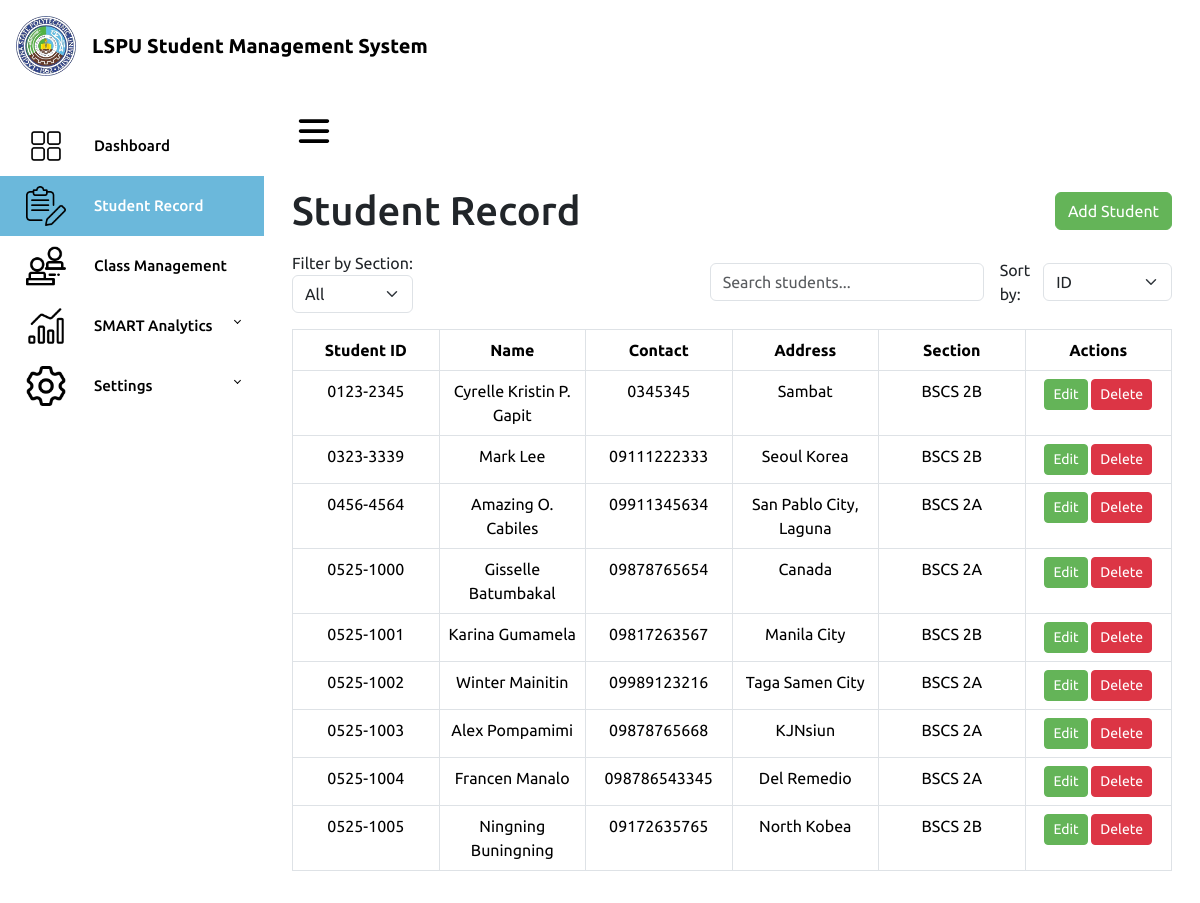
The page /studentlist/ on the database its author committed.
### SMSapp/models.py (models this page shows, shortened)
class Student(models.Model):
    student_id = models.CharField(max_length=20, unique=True, blank=True)
    name = models.CharField(max_length=100)
    contact = models.CharField(max_length=20)
    address = models.TextField()
    section = models.CharField(max_length=10, default="BSCS 2A")

### SMSapp/views.py (the view)
# urls.py: path('studentlist/', views.studentlist, name='studentlist'),
def studentlist(request):
    section_filter = request.GET.get('section', None)
    sort_by = request.GET.get('sort_by', 'student_id')
    allowed_fields = ['student_id', 'name', 'address']
    if sort_by not in allowed_fields:
        sort_by = 'student_id'
    if section_filter:
        students = Student.objects.filter(section=section_filter).order_by(sort_by)
    else:
        students = Student.objects.all().order_by(sort_by)
    return render(request, 'studentlist.html', {
        'students': students,
        'current_sort': sort_by,
        'section_filter': section_filter
    })

### SMSapp/templates/studentlist.html (shortened to what this page needs)
{% load static %}
<!DOCTYPE html>
<html lang="en">
<head>
    <link href="https://cdn.jsdelivr.net/npm/bootstrap@5.3.3/dist/css/bootstrap.min.css" rel="stylesheet">
    <link href="https://cdn.lineicons.com/5.0/lineicons.css" rel="stylesheet">
    <link rel="stylesheet" href="https://cdn.jsdelivr.net/npm/bootstrap-icons@1.12.1/font/bootstrap-icons.min.css">
</head>
<body>
    <div class="topbar bg-white text-dark p-3 d-flex align-items-center">
        <a href="{% url 'home' %}" class="d-flex align-items-center text-decoration-none">
            <img src="{% static 'icons/logo.png' %}" alt="LSPU Logo" class="me-3" style="max-width: 60px;">
            <span class="fw-bold fs-5">LSPU Student Management System</span>
        </a>
    </div>
    <div class="d-flex">
        <aside id="sidebar" class="sidebar-toggle">
            <br>
            <ul class="sidebar-nav p-0">
                <li class="sidebar-item">
                    <a href="{% url 'home' %}" class="sidebar-link">
                        <img src="{% static 'icons/dashboard.png' %}" alt="Dashboard" class="me-3" style="max-width: 40px;">
                        <span>Dashboard</span>
                    </a>
                </li>
                <li class="sidebar-item">
                    <a href="{% url 'studentlist' %}" class="sidebar-link active">
                        <img src="{% static 'icons/records.png' %}" alt="Student Management" class="me-3" style="max-width: 40px;">
                        <span>Student Record</span>
                    </a>
                </li>
                <li class="sidebar-item">
                    <a href="{% url 'classman' %}" class="sidebar-link">
                        <img src="{% static 'icons/class.png' %}" alt="Class Management" class="me-3" style="max-width: 40px;">
                        <span>Class Management</span>
                    </a>
                </li>
                <li class="sidebar-item">
                    <a href="#" class="sidebar-link collapsed has-dropdown" data-bs-toggle="collapse"
                        data-bs-target="#smart" aria-expanded="true" aria-controls="smart">
                        <img src="{% static 'icons/analytics.png' %}" alt="SMART Analytics" class="me-3" style="max-width: 40px;">
                        <span>SMART Analytics</span>
                    </a>
                </li>
                <li class="sidebar-item">
                    <a href="#" class="sidebar-link collapsed has-dropdown" data-bs-toggle="collapse"
                        data-bs-target="#setting" aria-expanded="true" aria-controls="setting">
                        <img src="{% static 'icons/settings.png' %}" alt="Settings" class="me-3" style="max-width: 40px;">
                        <span>Settings</span>
                    </a>
                </li>
            </ul>
        </aside>
        <div class="main">
            <nav class="navbar navbar-expand">
                <button class="toggler-btn" type="button">
                </button>
            </nav>
            <main class="p-3 d-flex flex-column justify-content-between" style="min-height: 80vh;">
                <div class="container-fluid">
                <div class="d-flex justify-content-between align-items-center mb-3">
                    <h1 class="mb-0 text-start">Student Record</h1>
                    <button class="btn btn-success" id="add-student-btn" data-bs-toggle="modal" data-bs-target="#addStudentModal">
                        Add Student
                    </button>
                </div>
                <div class="d-flex justify-content-between align-items-center gap-3 mb-3">
                    <div>
                        <label for="section_filter" class="form-label mb-0">Filter by Section:</label>
                        <form method="get">
                            <select name="section" id="section_filter" class="form-select" onchange="this.form.submit()">
                                <option value="">All</option>
                            </select>
                        </form>
                    </div>
                    <div class="d-flex align-items-center gap-3">
                        <div style="max-width: 300px;">
                            <input type="text" id="search" class="form-control" placeholder="Search students...">
                        </div>
                        <form method="get" id="sortForm" class="d-flex align-items-center">
                            <label for="sort_by" class="me-2 mb-0">Sort by:</label>
                            <select name="sort_by" id="sort_by" class="form-select" onchange="document.getElementById('sortForm').submit()">
                                <option value="student_id" {% if current_sort == 'student_id' %}selected{% endif %}>ID</option>
                            </select>
                        </form>
                    </div>
                </div>
                    <div class="table-responsive text-center">
                        <table class="table table-bordered" id="studentTable">
                            <thead>
                                <tr>
                                    <th class="text-center">Student ID</th>
                                    <th class="text-center">Name</th>
                                    <th class="text-center">Contact</th>
                                    <th class="text-center">Address</th>
                                    <th class="text-center">Section</th>
                                    <th class="text-center">Actions</th>
                                </tr>
                            </thead>
                            <tbody>
                                {% for student in students %}
                                <tr data-id="{{ student.id }}">
                                    <td>{{ student.student_id }}</td>
                                    <td>{{ student.name }}</td>
                                    <td>{{ student.contact }}</td>
                                    <td>{{ student.address }}</td>
                                    <td>{{ student.section }}</td>
                                    <td>
                                        <button class="btn btn-sm btn-primary" onclick="openEditModal('{{ student.id }}')">Edit</button>
                                        <button class="btn btn-sm btn-danger" onclick="deleteStudent('{{ student.id }}')">Delete</button>
                                    </td>
                                </tr>
                                {% endfor %}
                            </tbody>
                        </table>
                    </div>
                </div>
            </main>
        </div>
    </div>
</body>
</html>

### SMSapp/templates/studentlist.html (style rules this page uses)
* { font-family: "Ubuntu", sans-serif; }
table { table-layout: fixed; width: 100%; }
td { word-wrap: break-word; white-space: normal; vertical-align: top; }
li { list-style: none; }
a { text-decoration: none; color: black; }
.main { min-height: 100vh; width: 100%; overflow: hidden; }
#sidebar { max-width: 264px; min-width: 264px; transition: all 0.35s ease-in-out; background-color: white; display: flex; flex-direction: column; }
.toggler-btn { background-color: transparent; cursor: pointer; border: 0; }
.navbar { padding: 1.15rem 1.5rem; }
.sidebar-nav { flex: 1 1 auto; }
a.sidebar-link { padding: .625rem 1.625rem; color: black; position: relative; transition: all 0.35s; display: flex; align-items: center; gap: 0.75rem; }
.sidebar-link span { font-size: 0.95rem; font-weight: 500; }
.sidebar-link.active { background-color: #6bb8db; color: white; font-weight: bolder; }
.sidebar-link[data-bs-toggle="collapse"]::after { border: solid; border-width: 0 .075rem .075rem 0; content: ""; display: inline-block; padding: 2px; position: absolute; right: 1.5rem; top: 1.4rem; transform: rotate(-135deg); transition: all 0.2s ease-out; }
.sidebar-link[data-bs-toggle="collapse"].collapsed::after { transform: rotate(45deg); transition: all 0.2s ease-out; }
.btn:not(.btn-danger) { background-color: #64b458 !important; border-color: #64b458 !important; }

### rows shown on the page
Student: student_id "0123-2345", name "Cyrelle Kristin P. Gapit", contact "0345345", address "Sambat", section "BSCS 2B"
Student: student_id "0323-3339", name "Mark Lee", contact "09111222333", address "Seoul Korea", section "BSCS 2B"
Student: student_id "0456-4564", name "Amazing O. Cabiles", contact "09911345634", address "San Pablo City, Laguna", section "BSCS 2A"
Student: student_id "0525-1000", name "Gisselle Batumbakal", contact "09878765654", address "Canada", section "BSCS 2A"
Student: student_id "0525-1001", name "Karina Gumamela", contact "09817263567", address "Manila City", section "BSCS 2B"
Student: student_id "0525-1002", name "Winter Mainitin", contact "09989123216", address "Taga Samen City", section "BSCS 2A"
Student: student_id "0525-1003", name "Alex Pompamimi", contact "09878765668", address "KJNsiun", section "BSCS 2A"
Student: student_id "0525-1004", name "Francen Manalo", contact "098786543345", address "Del Remedio", section "BSCS 2A"
Student: student_id "0525-1005", name "Ningning Buningning", contact "09172635765", address "North Kobea", section "BSCS 2B"
